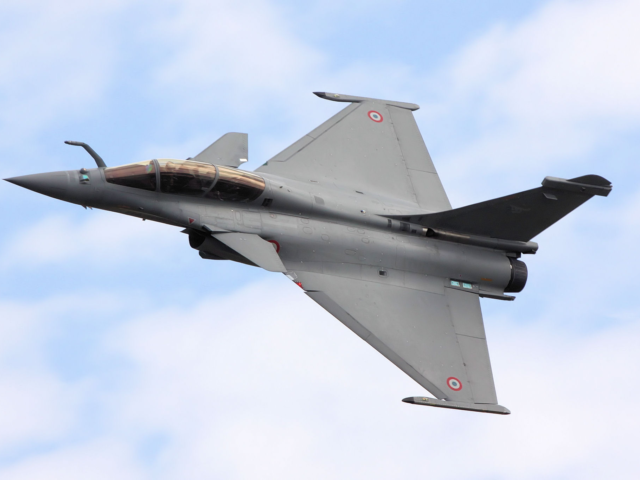
#> input picture Projet_Final_FPGA_Yassine/preuves/T_simulation/vues_640/v0_A.png, 640 x 480 px, found by its file name; the run also reads 1 picture not shown here
$ python fig_views.py
#> lines starting #> are read from the running program, lines starting #| are printed output that depends on the picture
import matplotlib; matplotlib.use("Agg")
import matplotlib.pyplot as plt
from PIL import Image
plt.rcParams["font.family"]="DejaVu Sans"
F="/root/v2_work/sim_full/views_png/"; S="/root/v2_work/sim/views_png/"
items=[(F+"v0_A.png","VIEW 0, mode A : image naturelle"),(F+"v0_B.png","VIEW 0, mode B : overlay"),(F+"v1_luma.png","VIEW 1 : luminance"),
       (F+"v2_gauss.png","VIEW 2 : sortie du gaussien"),(F+"v3_resp.png","VIEW 3 : réponse du laplacien"),(F+"v4_mask.png","VIEW 4 : masque binaire")]
fig,axs=plt.subplots(2,3,figsize=(11,5.6))
for a,(f,t) in zip(axs.flat,items):
    a.imshow(Image.open(f)); a.set_title(t,fontsize=9,color="#1F3864"); a.axis("off")
fig.suptitle("Sorties du RTL v2 simulé en 640 x 480 sur le Rafale, seuil 30 : 0 pixel différent du modèle de référence pour chaque vue",fontsize=9.5,color="#1F3864")
plt.tight_layout(); plt.savefig("fig_views_640.png",dpi=130); plt.close()
#> after `plt.tight_layout()`:
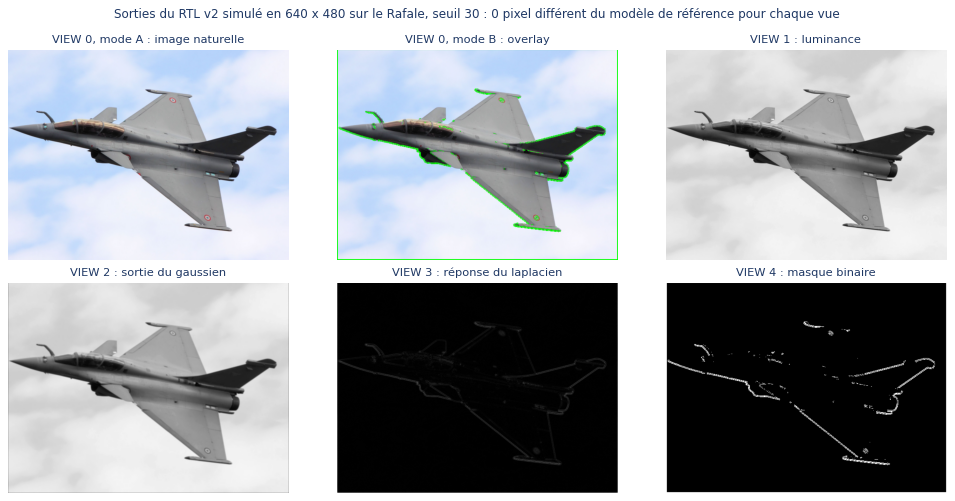
#> figure drawn by matplotlib, 6 panels
fig,axs=plt.subplots(1,2,figsize=(9,3.6))
for a,(f,t) in zip(axs,[(S+"v0_B.png","Overlay avec gaussien"),(S+"v0_B_byp.png","Overlay sans gaussien (VIEW = 8)")]):
#> (the run stopped early here; a loop or call above may not have finished)
